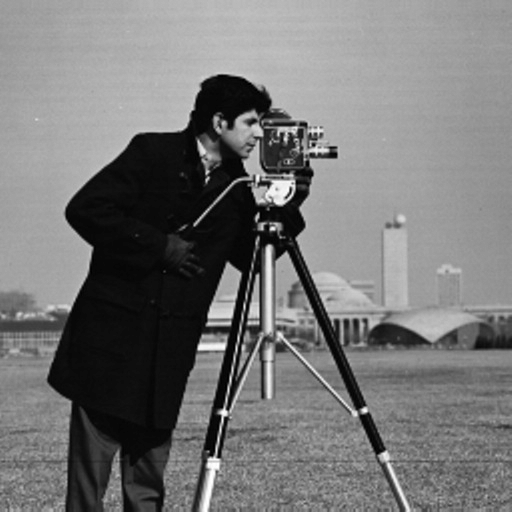
#> input picture cameraman.png, 512 x 512 px
$ jupyter execute normalisation.ipynb
#> lines starting #> are read from the running program, lines starting #| are printed output that depends on the picture; after the words box and inside, x2 and y2 are one past the last pixel; in counts of white or black regions, pixels touching at a corner belong together
[cell 1]
import cv2
import numpy as np
import matplotlib.pyplot as plt
import pywt

[cell 2]
img = cv2.imread('cameraman.png', 0)
#> img is the input picture: shape (512, 512); min 0, max 255, mean 118

[cell 3]
#show the image
plt.imshow(img, cmap='gray', interpolation='bicubic')

[cell 4]
#show the matrix image and its size
print(img.shape)
#| (512, 512)
print(img)
#> (printed output is left out)
print(img.max())
#| 255
print(img.min())
#| 0

[cell 5]
# calculate moments
from sympy import symbols, Eq, solve

def findMoments (img):

    _, img = cv2.threshold(img, 100, 252, cv2.THRESH_BINARY)  #this step can be optional as well. i dont know if this is even neccessary
    moment = cv2.moments(img)

    #create a dictionary to store the information
    variables_dict = {}
    t_alpha = int(moment['m10']/moment['m00'])
    t_beta = int(moment['m01']/moment['m00'])
    mu_03 = moment['mu03']
    mu_12 = moment['mu12']
    mu_21 = moment['mu21']
    mu_30 = moment['mu30']
    mu_11 = moment['mu11']
    mu_20 = moment['mu20']

    b = symbols('b')
    coeff = [mu_03, 3*mu_12, 3*mu_21, mu_30]
    # equation = Eq((b**3)*mu_03 + 3*(b**2)*mu_12 + 3*b*mu_21 + mu_30, 0)
    # betas = solve(equation, b)

    betas = np.roots(coeff)

    betas_real = []
    for i in range(len(betas)):
        if np.isreal(betas[i]):
            betas_real.append(betas[i])

    #take the median of betas_real
    beta = betas_real[0]

    beta = np.real(beta)

    lambda_ = mu_11/mu_20

    variables_dict['t_alpha'] = t_alpha
    variables_dict['t_beta'] = t_beta
    variables_dict['beta'] = beta
    variables_dict['lambda'] = lambda_

    return variables_dict

[cell 6]
findMoments(img)
#> in findMoments, `_, img = cv2.threshold(img, 100, 252, cv2.THRESH_BINARY)`:
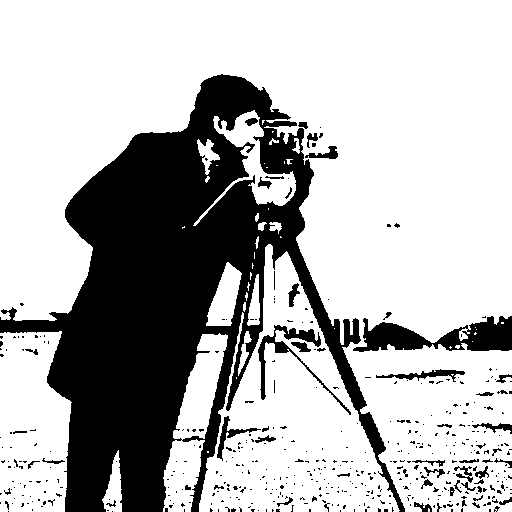
#> img: shape (512, 512); values 0 (black) and 252 (white), 71.2% white; 464 black regions (408 under 20 px), largest, box (x1, y1, x2, y2) and area: (0, 74, 405, 512) 66102, (353, 316, 512, 352) 3140, (258, 325, 351, 415) 1075
#> in findMoments, `moment = cv2.moments(img)`: moment = moments, m00 47050164, centre m10/m00, m01/m00 = (279.4, 235.6)
#> in findMoments, `t_alpha = int(moment['m10']/moment['m00'])`: t_alpha = 279
#> in findMoments, `t_beta = int(moment['m01']/moment['m00'])`: t_beta = 235
#> in findMoments, `mu_03 = moment['mu03']`: mu_03 = 3.39e+13
#> in findMoments, `mu_12 = moment['mu12']`: mu_12 = -8.93e+12
#> in findMoments, `mu_21 = moment['mu21']`: mu_21 = -5.39e+12
#> in findMoments, `mu_30 = moment['mu30']`: mu_30 = -6.5e+13
#> in findMoments, `mu_11 = moment['mu11']`: mu_11 = 8.38e+10
#> in findMoments, `mu_20 = moment['mu20']`: mu_20 = 1.15e+12
#> in findMoments, `coeff = [mu_03, 3*mu_12, 3*mu_21, mu_30]`: coeff = [3.39e+13, -2.68e+13, -1.62e+13, -6.5e+13]
#> the loop in findMoments, `for i in range(len(betas)):` made 3 passes
#> after the loop in findMoments, `for i in range(len(betas)):`: betas_real = 1 item
#> in findMoments, `beta = np.real(beta)`: beta = 1.72
#> in findMoments, `lambda_ = mu_11/mu_20`: lambda_ = 0.073
#> Out = {'t_alpha': 279, 't_beta': 235, 'beta': 1.72, 'lambda': 0.073}

[cell 7]
def translate (img, variables_dict):

    t_alpha = variables_dict['t_alpha']
    t_beta = variables_dict['t_beta']

    rows, cols = img.shape
    M = np.float32([[1, 0, t_alpha], [0, 1, t_beta]])
    img_translated = cv2.warpAffine(img, M, (cols, rows))

    return img_translated

[cell 8]
def shear(img, variables_dict, direction):

    beta = variables_dict['beta']
    lambda_ = variables_dict['lambda']

    rows, cols = img.shape

    if direction == 'x':
        M = np.float32([[1, beta, 0], [0, 1, 0]])
    elif direction == 'y':
        M = np.float32([[1, 0, 0], [lambda_, 1, 0]])

    img_sheared = cv2.warpAffine(img, M, (cols, rows))

    return img_sheared

[cell 9]
def scale(img, variables_dict, alpha, delta):

    #scale by alpha in x direction and delta in y direction
    rows, cols = img.shape
    M = np.float32([[alpha, 0, 0], [0, delta, 0]])
    img_scaled = cv2.warpAffine(img, M, (cols, rows))

    return img_scaled

[cell 10]
variables_dict = findMoments(img)
#> the loop in findMoments (call 2), `for i in range(len(betas)):` made 3 passes
#> variables_dict has the same summary as Out
img_translated = translate(img, variables_dict)
#> in translate, `t_alpha = variables_dict['t_alpha']`: t_alpha = 279
#> in translate, `t_beta = variables_dict['t_beta']`: t_beta = 235
#> in translate, `M = np.float32([[1, 0, t_alpha], [0, 1, t_beta]])`: M = [[1, 0, 279], [0, 1, 235]]
#> in translate, `img_translated = cv2.warpAffine(img, M, (cols, rows))`:
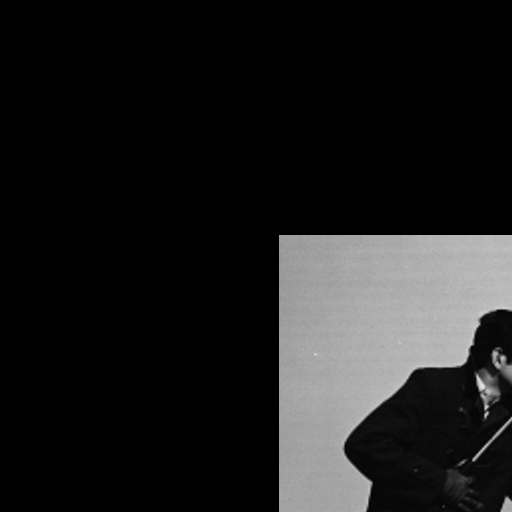
#> img_translated: shape (512, 512); min 0, max 229, mean 29.1
img_sheared_x = shear(img, variables_dict, 'x')
#> in shear, `beta = variables_dict['beta']`: beta = 1.72
#> in shear, `lambda_ = variables_dict['lambda']`: lambda_ = 0.073
#> in shear, `M = np.float32([[1, beta, 0], [0, 1, 0]])`: M = [[1, 1.72, 0], [0, 1, 0]]
#> in shear, `img_sheared = cv2.warpAffine(img, M, (cols, rows))`:
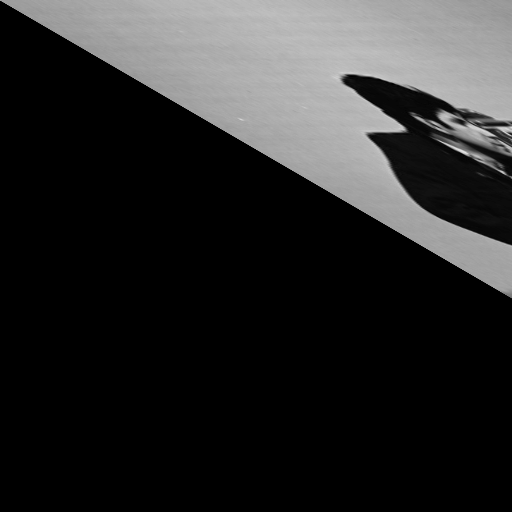
#> img_sheared: shape (512, 512); min 0, max 229, mean 42
img_sheared_y = shear(img, variables_dict, 'y')
#> call 2 of shear, with direction = 'y'
#> in shear (call 2), `M = np.float32([[1, 0, 0], [lambda_, 1, 0]])`: M = [[1, 0, 0], [0.073, 1, 0]]
#> in shear (call 2), `img_sheared = cv2.warpAffine(img, M, (cols, rows))`:
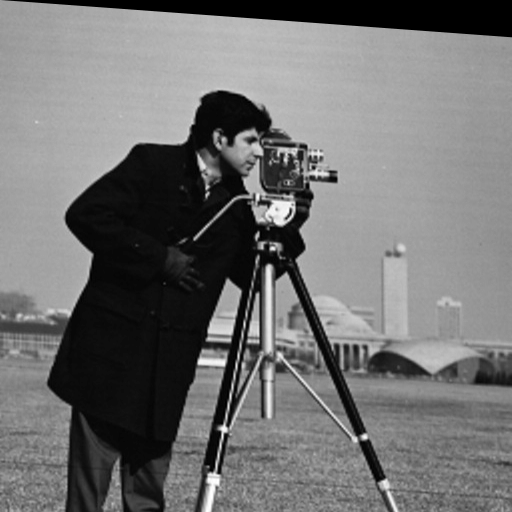
#> img_sheared: shape (512, 512); min 0, max 255, mean 113.8
img_scaled = scale(img, variables_dict, 1.5, 1.5)
#> in scale, `img_scaled = cv2.warpAffine(img, M, (cols, rows))`:
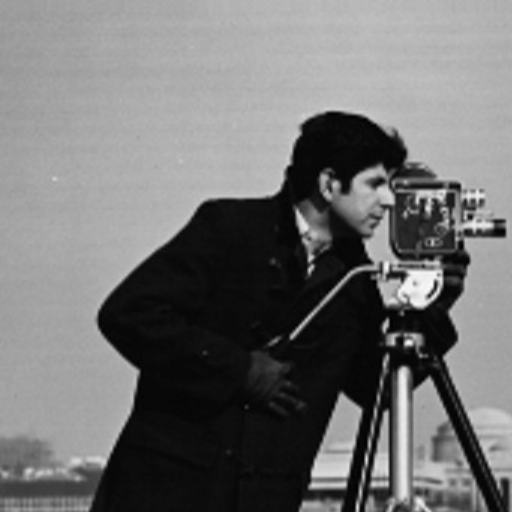
#> img_scaled: shape (512, 512); min 0, max 250, mean 113.6

plt.imshow(img_translated, cmap='gray', interpolation='bicubic')

[cell 11]
plt.imshow(img_sheared_x, cmap='gray', interpolation='bicubic')

[cell 12]
plt.imshow(img_sheared_y, cmap='gray', interpolation='bicubic')

[cell 13]
plt.imshow(img_scaled, cmap='gray', interpolation='bicubic')

[cell 14]
img2 = cv2.imread('star.png', 0)
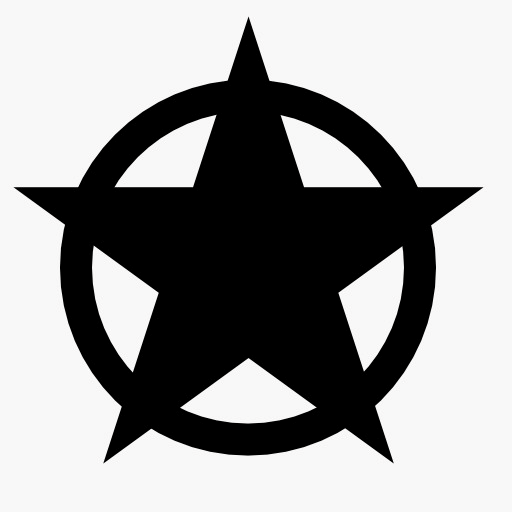
#> input picture star.png, 512 x 512 px
#> img2: shape (512, 512); min 0, max 255, mean 158

[cell 15]
def normalisation(img):

    variables_dict = findMoments(img)
    img_translated = translate(img, variables_dict)
    #plt.imshow(img_translated, cmap='gray', interpolation='bicubic')
    img_sheared_x = shear(img_translated, variables_dict, 'x')
    #plt.imshow(img_sheared_x, cmap='gray', interpolation='bicubic')
    img_sheared_y = shear(img_sheared_x, variables_dict, 'y')
    #plt.imshow(img_sheared_y, cmap='gray', interpolation='bicubic')
    img_scaled = scale(img_sheared_y, variables_dict, 0.05, 0.05)
    #plt.imshow(img_scaled, cmap='gray', interpolation='bicubic')

    return img_scaled

[cell 16]
img_normalised = normalisation(img)
#> in normalisation, `variables_dict = findMoments(img)`: variables_dict has the same summary as Out outside normalisation
#> in shear (call 3), `img_sheared = cv2.warpAffine(img, M, (cols, rows))`: img_sheared: shape (512, 512); every value is 0
plt.imshow(img_normalised, cmap='gray', interpolation='bicubic')

print(img_normalised.shape)
#| (512, 512)
print(img_normalised)
#> (printed output is left out)
